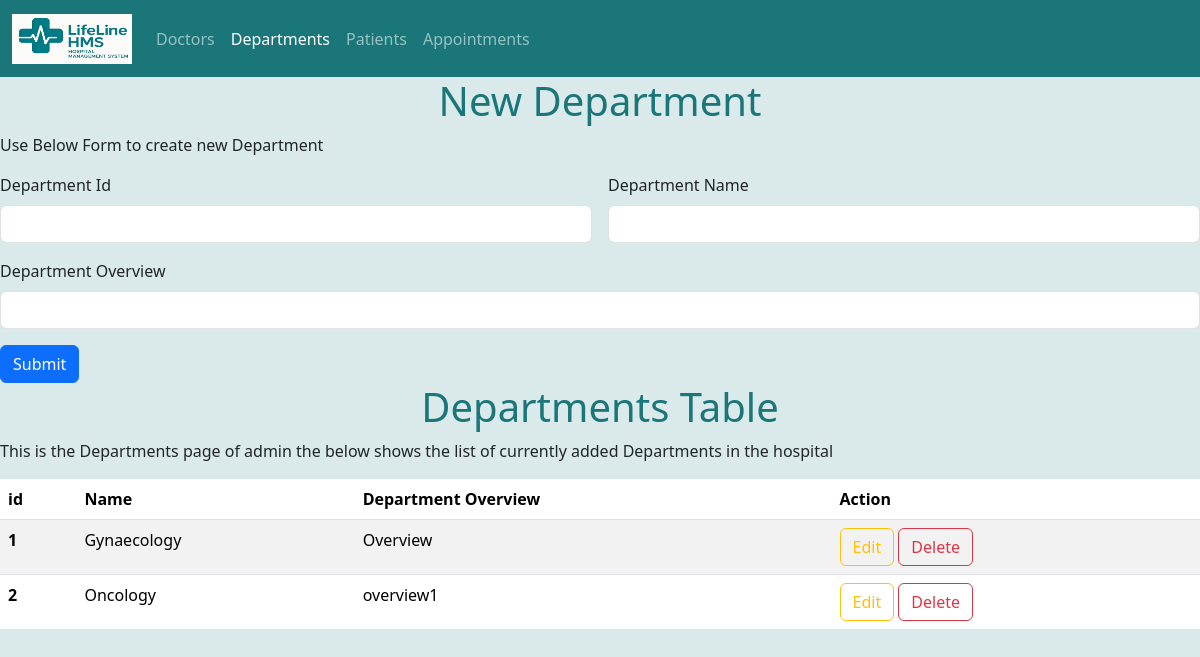
Page /SignedIn/admin/Departments on the earlier database version.
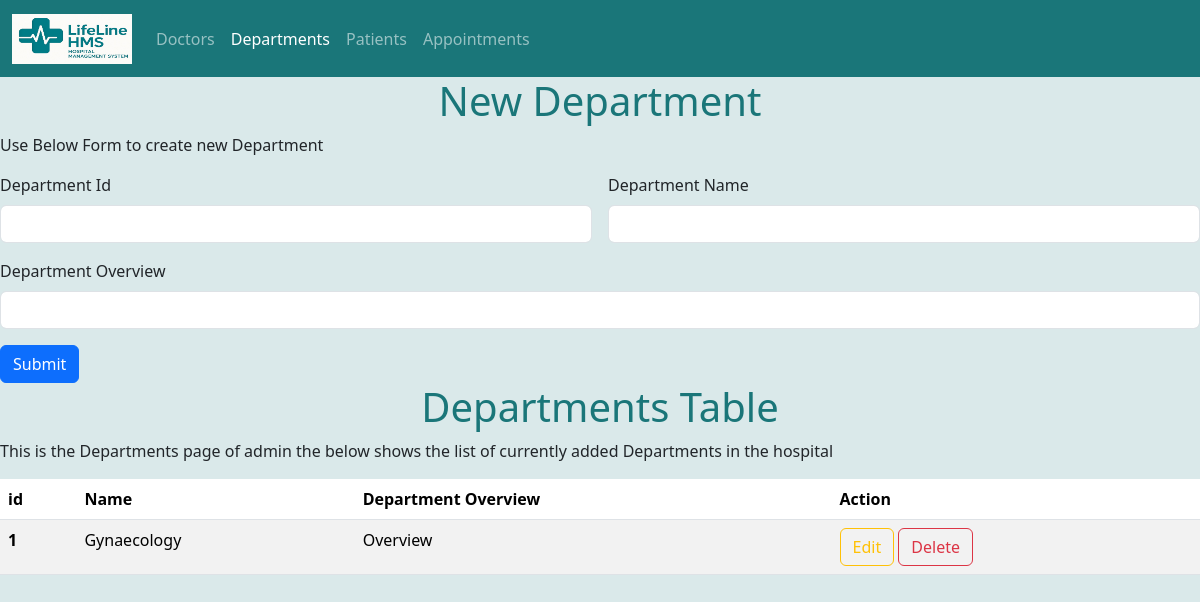
Same page on the later database version.
### app/models.py (models this page shows, shortened)
class Department(db.Model):
    __tablename__ = "departments"
    id = db.Column(db.Integer, primary_key=True)
    name = db.Column(db.String(120), unique=True, nullable=False)
    overview = db.Column(db.Text)
    doctors = db.relationship("Doctor", back_populates="department", cascade="all,delete-orphan")

### app/app.py (the view)
@app.route('/SignedIn/admin/Departments')
def departments():
    message = request.args.get('message')
    conn = sqlite3.connect('./instance/dev.db')
    c = conn.cursor()
    c.execute("SELECT * FROM departments")
    allDepartments = c.fetchall()
    print(allDepartments)
    conn.close()
    return render_template('SignedIn/departments.html', allDepartments=allDepartments,message=message)

### app/templates/SignedIn/departments.html (shortened to what this page needs)
<!doctype html>
<html lang="en">
  <head>
    <link href="https://cdn.jsdelivr.net/npm/bootstrap@5.3.8/dist/css/bootstrap.min.css" rel="stylesheet">
    <link rel="stylesheet" href="./style/style.css">
  </head>
  <body style="background-color:#dae9ea;">
    <nav class="navbar navbar-expand-lg navbar-dark" style="background-color: #1a7679;">
        <div class="container-fluid">
            <a class="navbar-brand" href="/SignedIn/admin/Doctors">
                <img src="../../static/logo.jpg" alt="Logo" width="120" height="50" class="d-inline-block align-text-top">
            </a>
            <div class="collapse navbar-collapse" id="navbarNavDropdown">
                <ul class="navbar-nav">
                    <li class="nav-item">
                        <a class="nav-link" aria-current="page" href="/SignedIn/admin/Doctors">Doctors</a>
                    </li>
                    <li class="nav-item">
                        <a class="nav-link active" href="/SignedIn/admin/Departments">Departments</a>
                    </li>
                    <li class="nav-item">
                        <a class="nav-link" href="/SignedIn/admin/patients">Patients</a>
                    </li>
                    <li class="nav-item">
                        <a class="nav-link" href="/SignedIn/admin/appointments">Appointments</a>
                    </li>
                </ul>
            </div>
        </div>
    </nav>
    <div>
      <h1 style="text-align: center; color: #1a7679;">New Department</h1>
      <p>Use Below Form to create new Department</p>
        <form id="Department_registeration_form" class="row g-3" action="/SignedIn/admin/Departments/add" method="POST">
            <div class="col col-md-6">
                <label for="Departmentidlabel" class="form-label">Department Id</label>
                <input type="number" class="form-control" id="department_id"  name="department_id">
            </div>
            <div class="col col-md-6">
                <label for="Departmentnamelabel" class="form-label">Department Name</label>
                <input type="text" class="form-control" id="department_name" name="department_name">
            </div>
            <div class="col col-md-12">
                <label for="Departmentoverviewlabel" class="form-label">Department Overview</label>
                <input type="text" class="form-control" id="department_overview" name="department_overview">
            </div>
            <div class="col-auto">
                <button type="submit" class="btn btn-primary">Submit</button>
            </div>
        </form>
    </div>
    <div>
      <h1 style="text-align: center; color: #1a7679;">Departments Table</h1>
      <p> This is the Departments page of admin the below shows the list of currently added Departments in the hospital</p>
    </div>
    <div class="table-responsive">
      <table class="table table-striped table-hover">
        <thead>
          <tr>
            <th scope="col">id</th>
            <th scope="col">Name</th>
            <th scope="col">Department Overview</th>
            <th scope="col">Action</th>
          </tr>
        </thead>
        <tbody>
          {% for Department in allDepartments %}
            <tr>
              <th scope="row">{{Department[0]}}</th>
              <td>{{ Department[1]}}</td>
              <td>{{Department[2]}}</td>
              <td>
                <button type="button" class="btn btn-outline-warning"
                    data-bs-toggle="modal"
                    data-bs-target="#editModal"
                    data-id="{{ Department[0] }}"
                    data-name="{{ Department[1]|e }}"
                    data-overview="{{ Department[2]|e }}">
                    Edit
                </button>
                <a class="btn btn-outline-danger" href="{{ url_for('departments_delete', dept_name=Department[1]) }}" >
                  Delete
                </a>
              </td>
            </tr>
          {% endfor %}
        </tbody>
      </table>
    </div>
  </body>
</html>

Differences in the rows shown:
removed Department: id "2", name "Oncology", overview "overview1"
